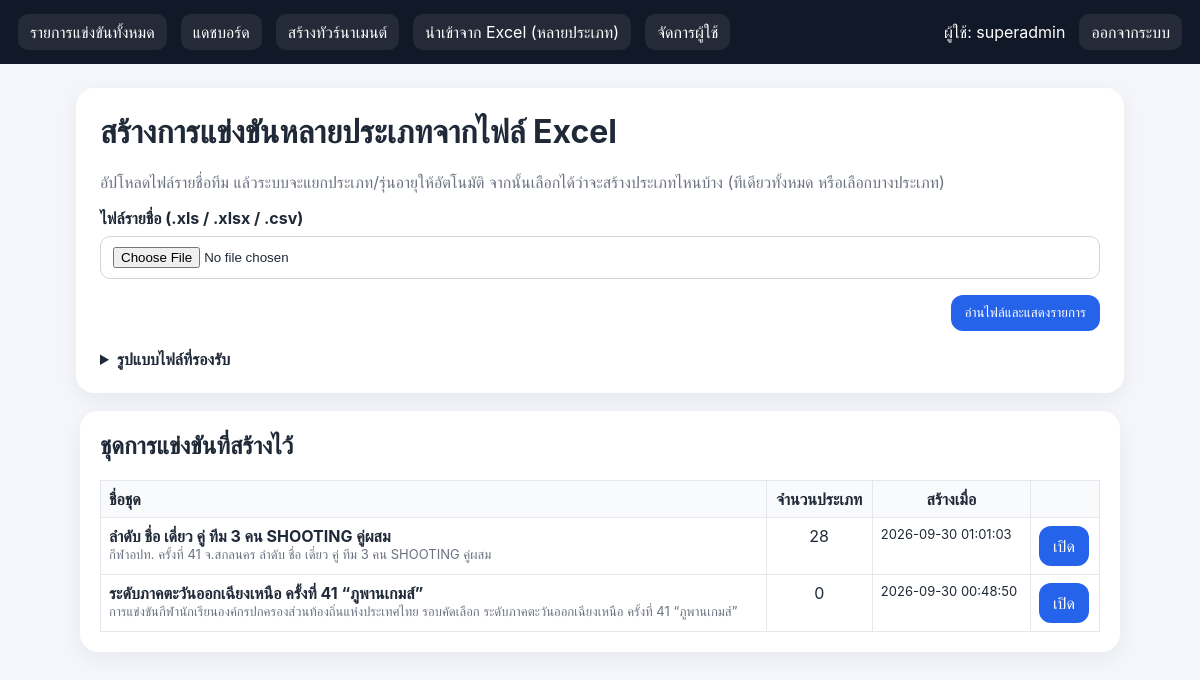
Screenshot of /tournaments/import (signed in) with the database file from the repository.
### tables this page shows
CREATE TABLE users (
            id INTEGER PRIMARY KEY AUTOINCREMENT,
            username TEXT UNIQUE NOT NULL,
            password_hash TEXT NOT NULL,
            role TEXT NOT NULL CHECK(role IN ('super_admin', 'admin')),
            created_by INTEGER,
            is_active INTEGER NOT NULL DEFAULT 1,
            create_quota INTEGER NOT NULL DEFAULT 0,
            created_count INTEGER NOT NULL DEFAULT 0,
            expires_at TEXT,
            created_at TEXT NOT NULL,
            updated_at TEXT NOT NULL,
            FOREIGN KEY(created_by) REFERENCES users(id)
        );

CREATE TABLE tournament_batches (
            id INTEGER PRIMARY KEY AUTOINCREMENT,
            name TEXT NOT NULL,
            subtitle TEXT,
            owner_id INTEGER NOT NULL,
            left_logo BLOB,
            right_logo BLOB,
            use_default_right_logo INTEGER NOT NULL DEFAULT 1,
            created_at TEXT NOT NULL
        );

### app.py (the view, shortened to what this page needs)
@app.route("/tournaments/import", methods=["GET", "POST"])
@login_required
def import_events():
    user = current_user()
    batches = get_db().execute(
        """
        SELECT b.*, (SELECT COUNT(*) FROM tournaments t WHERE t.batch_id = b.id) AS event_count
        FROM tournament_batches b
        WHERE ? = 'super_admin' OR b.owner_id = ?
        ORDER BY b.id DESC
        """,
        (user["role"], user["id"]),
    ).fetchall()
    return render_template("import_events.html", batches=batches)

### app.py (called while the page is built)
def table_exists(db, table_name):
    row = db.execute(
        "SELECT name FROM sqlite_master WHERE type = 'table' AND name = ?",
        (table_name,),
    ).fetchone()
    return row is not None

def get_db():
    if "db" not in g:
        g.db = sqlite3.connect(DATABASE)
        g.db.row_factory = sqlite3.Row
        ensure_runtime_schema(g.db)
    return g.db

def current_user():
    uid = session.get("user_id")
    if not uid:
        return None
    return get_db().execute("SELECT * FROM users WHERE id = ?", (uid,)).fetchone()

def login_required(view):
    @wraps(view)
    def wrapped(*args, **kwargs):
        if not current_user():
            flash("กรุณาเข้าสู่ระบบก่อน", "error")
            return redirect(url_for("login"))
        return view(*args, **kwargs)
    return wrapped

@app.context_processor
def inject_user():
    return {
        "current_user": current_user(),
        "competition_type_label": competition_type_label,
        "stage_can_edit": stage_is_editable,
    }

### templates/import_events.html (shortened to what this page needs)
{% extends "base.html" %}
{% block content %}
<div class="card" style="padding:24px; max-width:1000px; margin:0 auto 18px;">
    <h1 style="margin-top:0;">สร้างการแข่งขันหลายประเภทจากไฟล์ Excel</h1>
    <p class="muted">อัปโหลดไฟล์รายชื่อทีม แล้วระบบจะแยกประเภท/รุ่นอายุให้อัตโนมัติ จากนั้นเลือกได้ว่าจะสร้างประเภทไหนบ้าง (ทีเดียวทั้งหมด หรือเลือกบางประเภท)</p>
    <form method="post" enctype="multipart/form-data" style="display:grid; gap:16px;">
        <div>
            <label style="display:block; font-weight:700; margin-bottom:8px;">ไฟล์รายชื่อ (.xls / .xlsx / .csv)</label>
            <input type="file" name="file" accept=".xls,.xlsx,.xlsm,.csv" required>
        </div>
        <div style="display:flex; justify-content:flex-end;">
            <button type="submit" class="btn">อ่านไฟล์และแสดงรายการ</button>
        </div>
    </form>
    <details style="margin-top:18px;">
        <summary style="cursor:pointer; font-weight:700;">รูปแบบไฟล์ที่รองรับ</summary>
    </details>
</div>
{% if batches %}
<div class="card" style="max-width:1000px; margin:0 auto;">
    <h2 style="margin-top:0;">ชุดการแข่งขันที่สร้างไว้</h2>
    <table>
        <thead><tr><th style="text-align:left;">ชื่อชุด</th><th>จำนวนประเภท</th><th>สร้างเมื่อ</th><th></th></tr></thead>
        <tbody>
        {% for b in batches %}
        <tr>
            <td><strong>{{ b['name'] }}</strong><div class="muted small">{{ b['subtitle'] or '' }}</div></td>
            <td style="text-align:center;">{{ b['event_count'] }}</td>
            <td class="small">{{ b['created_at'] }}</td>
            <td><a class="btn" href="{{ url_for('view_batch', batch_id=b['id']) }}">เปิด</a></td>
        </tr>
        {% endfor %}
        </tbody>
    </table>
</div>
{% endif %}
{% endblock %}

### templates/base.html (shortened to what this page needs)
<!doctype html>
<html lang="th">
<head>
</head>
<body>
  <div class="nav">
    <a href="{{ url_for('home') }}">รายการแข่งขันทั้งหมด</a>
    {% if current_user %}
      <a href="{{ url_for('dashboard') }}">แดชบอร์ด</a>
      <a href="{{ url_for('create_tournament') }}">สร้างทัวร์นาเมนต์</a>
      <a href="{{ url_for('import_events') }}">นำเข้าจาก Excel (หลายประเภท)</a>
      {% if current_user['role'] == 'super_admin' %}
      <a href="{{ url_for('manage_users') }}">จัดการผู้ใช้</a>
      {% endif %}
      <span>ผู้ใช้: {{ current_user['username'] }}</span>
      <a href="{{ url_for('logout') }}">ออกจากระบบ</a>
    {% else %}
      <span class="spacer"></span>
      <a href="{{ url_for('login') }}">เข้าสู่ระบบ</a>
    {% endif %}
  </div>
  <div class="wrap">
    {% block content %}{% endblock %}
  </div>
</body>
</html>

### templates/base.html (style rules this page uses)
body { font-family:-apple-system,BlinkMacSystemFont,'Segoe UI',sans-serif;background:#f4f6fb;margin:0;color:#1f2937 }
.nav { background:#111827;color:#fff;padding:14px 18px;display:flex;gap:14px;align-items:center;flex-wrap:wrap }
.nav a { color:#fff;text-decoration:none;padding:8px 12px;border-radius:10px;background:rgba(255,255,255,.08) }
.wrap { max-width:1200px;margin:24px auto;padding:0 16px }
.card { background:#fff;border-radius:18px;padding:20px;box-shadow:0 6px 20px rgba(0,0,0,.06);margin-bottom:18px }
.muted { color:#6b7280 }
.btn { display:inline-block;border:0;border-radius:12px;padding:10px 14px;background:#2563eb;color:#fff;text-decoration:none;cursor:pointer }
input,textarea,select { width:100%;padding:10px 12px;border:1px solid #d1d5db;border-radius:10px;box-sizing:border-box }
table { width:100%;border-collapse:collapse }
th,td { border:1px solid #e5e7eb;padding:8px;vertical-align:top }
th { background:#f8fafc }
.small { font-size:13px }

### rows the page displays
users: username "superadmin"
tournament_batches: name "ลำดับ ชื่อ เดี่ยว คู่ ทีม 3 คน SHOOTING คู่ผสม", subtitle "กีฬาอปท. ครั้งที่ 41 จ.สกลนคร ลำดับ ชื่อ เดี่ยว คู่ ทีม 3 คน SHOOTING คู่ผสม", event_count "28", created_at "2026-09-30 01:01:03"
tournament_batches: name "ระดับภาคตะวันออกเฉียงเหนือ ครั้งที่ 41 “ภูพานเกมส์”", subtitle "การแข่งขันกีฬานักเรียนองค์กรปกครองส่วนท้องถิ่นแห่งประเทศไทย รอบคัดเลือก ระดับภาคตะวันออกเฉียงเหนือ ครั้งที่ 41 “ภูพานเกมส์”", event_count "0", created_at "2026-09-30 00:48:50"
